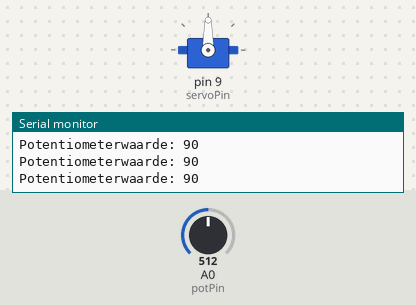
Simulated run of this sketch. Board: Arduino Uno, built with avr-gcc and run on an emulated ATmega328P. On the bench: servo, the last lines printed to the serial monitor. The inputs (shaded band) are chosen by the test bench; at power-on: A0 (potPin) = 512.

Above: at 1.2 s.
1.3 s: A0 (potPin) set to 553
At 1.7 s:
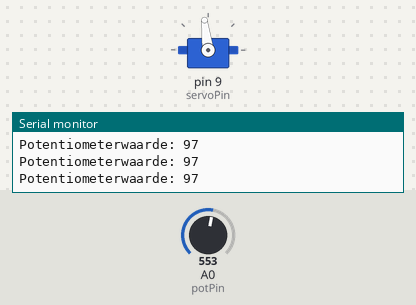
4.3 s: A0 (potPin) set to 579
At 4.6 s:
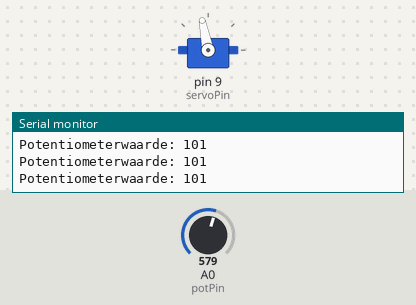
5.8 s: A0 (potPin) set to 306
At 6.4 s:
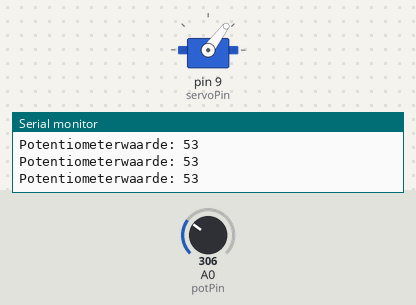
7.3 s: A0 (potPin) set to 61
At 7.9 s:
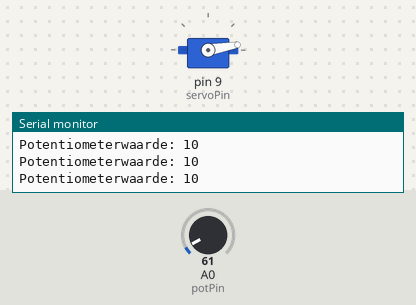
8.8 s: A0 (potPin) set to 50
At 9.3 s:
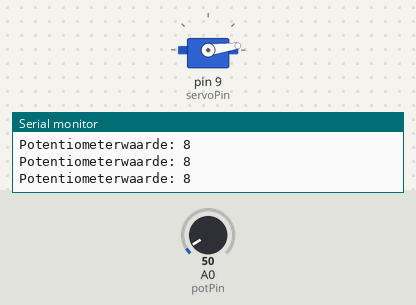
11.8 s: A0 (potPin) set to 122
At 12.6 s:
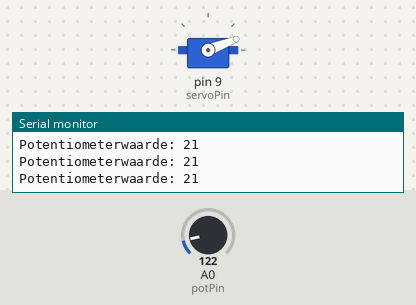
Timing chart, 0 to 14.3 s (numbered marks = the images above; inputs shaded):
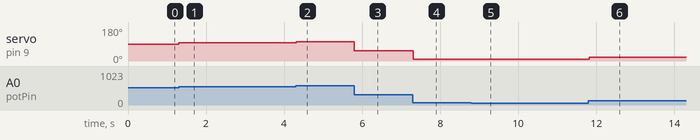

Measured:
- after the input at 1.3 s, servo on pin 9 (servoPin): 90° → 97° at once
- after the input at 4.3 s, servo on pin 9 (servoPin): 97° → 101° at once
- after the input at 5.8 s, servo on pin 9 (servoPin): 101° → 53° at once
- after the input at 7.3 s, servo on pin 9 (servoPin): 53° → 10° at once
- after the input at 8.8 s, servo on pin 9 (servoPin): 10° → 8° at once
- after the input at 11.8 s, servo on pin 9 (servoPin): 8° → 21° at once

The sketch:

c3w5_potmeter_servo.ino
```cpp
#include <Servo.h>

Servo myServo;

int potPin = A0;   // Potentiometer pin
int servoPin = 9;  // Servo motor pin
int val;           // Variabele om de potentiometerwaarde op te slaan

void setup() {
  myServo.attach(servoPin);
  Serial.begin(9600);  // Start de seriële communicatie met een baudrate van 9600 bps
}

void loop() {
  val = analogRead(potPin);         // Lees de potentiometerwaarde (0-1023)
  val = map(val, 0, 1023, 0, 180);    // Kaart de waarde naar een servo-positie (0-180)
  myServo.write(val);                // Stuur de servo naar de berekende positie

  // Stuur de potentiometerwaarde naar de Serial Monitor
  Serial.print("Potentiometerwaarde: ");
  Serial.println(val);

  delay(15);                         // Wacht voor de servo om te bewegen
}
```
